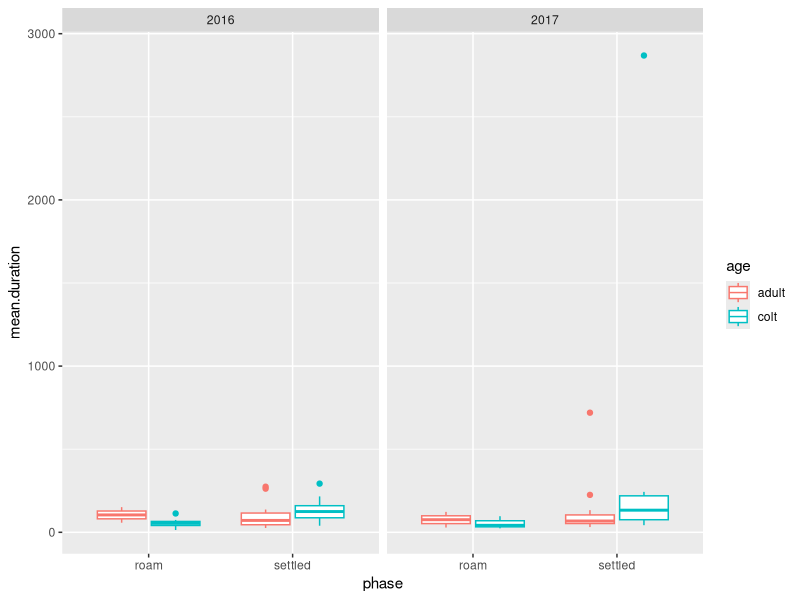
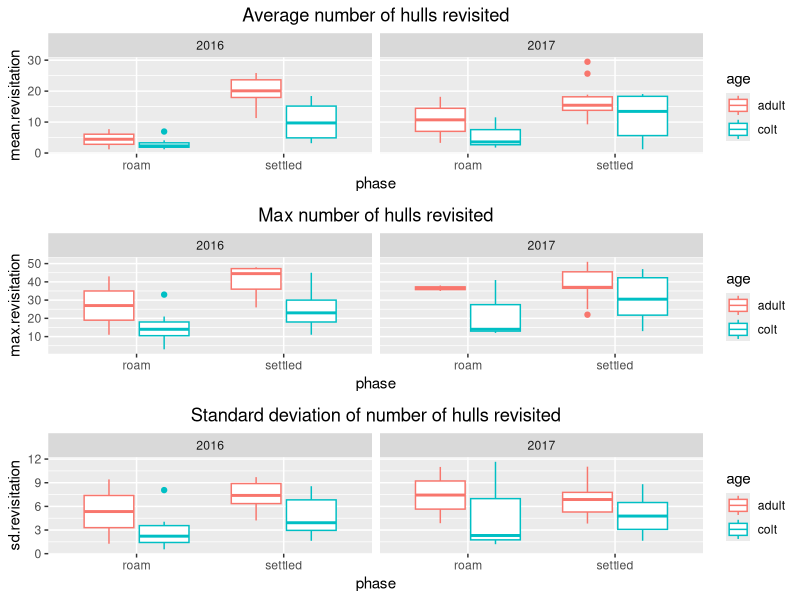
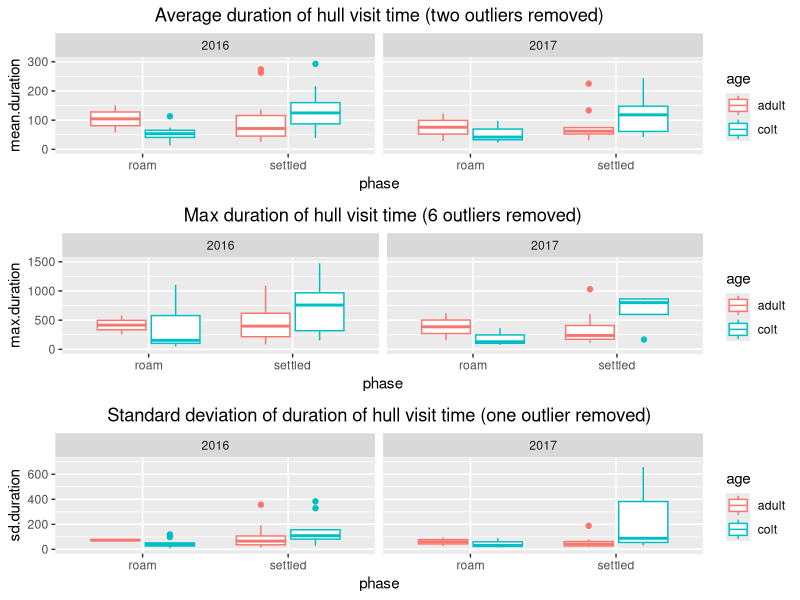

Write the R code that produced these figures, in order.
#Comparisons of colts/adults 
rm(list=ls())
library(ggplot2)
library(gridExtra)
adults16<-read.csv("output/adults2016.tum.csv")
colts16<-read.csv("output/colts2016.tum.csv")
adults17<-read.csv("output/adults2017.tum.csv")
colts17<-read.csv("output/colts2017.tum.csv")

adults16$age<-"adult"
adults16$year<-2016

adults17$age<-"adult"
adults17$year<-2017

colts16$age<-"colt"
colts16$year<-2016

colts17$age<-"colt"
colts17$year<-2017

df<-rbind(adults16, colts16, adults17, colts17)
df$year<-as.factor(df$year)

#mean duration
ggplot(df, aes(x=phase, y=mean.duration, color=age))+
      geom_boxplot()+facet_wrap(~year)

#hard to see because one huge outlier.  consider removing
g1.duration<-ggplot(df, aes(x=phase, y=mean.duration, color=age))+
  geom_boxplot()+facet_wrap(~year)+ylim(c(0,300))+
  ggtitle("Average duration of hull visit time (two outliers removed)")+
  theme(plot.title=element_text(hjust=0.5))#alternative (filtered y-axis)
#Not super different between the two movement phases

#mean revisitation
g1.revisit<-ggplot(df, aes(x=phase, y=mean.revisitation, color=age))+
  geom_boxplot()+facet_wrap(~year)+
  ggtitle("Average number of hulls revisited")+
  theme(plot.title=element_text(hjust=0.5))

#max revisitation
g2.revisit<-ggplot(df, aes(x=phase, y=max.revisitation, color=age))+
  geom_boxplot()+facet_wrap(~year)+
  ggtitle("Max number of hulls revisited")+
  theme(plot.title=element_text(hjust=0.5))

#max duration
g2.duration<-ggplot(df, aes(x=phase, y=max.duration, color=age))+
  geom_boxplot()+facet_wrap(~year)+
  ggtitle("Max duration of hull visit time (6 outliers removed)")+
  theme(plot.title=element_text(hjust=0.5))+ylim(c(0,1500))

#sd duration
g3.duration<-ggplot(df, aes(x=phase, y=sd.duration, color=age))+
  geom_boxplot()+facet_wrap(~year)+
  ggtitle("Standard deviation of duration of hull visit time (one outlier removed)")+
  theme(plot.title=element_text(hjust=0.5))+ylim(c(0,700))

#sd revisitation
g3.revisit<-ggplot(df, aes(x=phase, y=sd.revisitation, color=age))+
  geom_boxplot()+facet_wrap(~year)+
  ggtitle("Standard deviation of number of hulls revisited")+
  theme(plot.title=element_text(hjust=0.5))

grid.arrange(g1.revisit, g2.revisit, g3.revisit)
grid.arrange(g1.duration, g2.duration, g3.duration)

